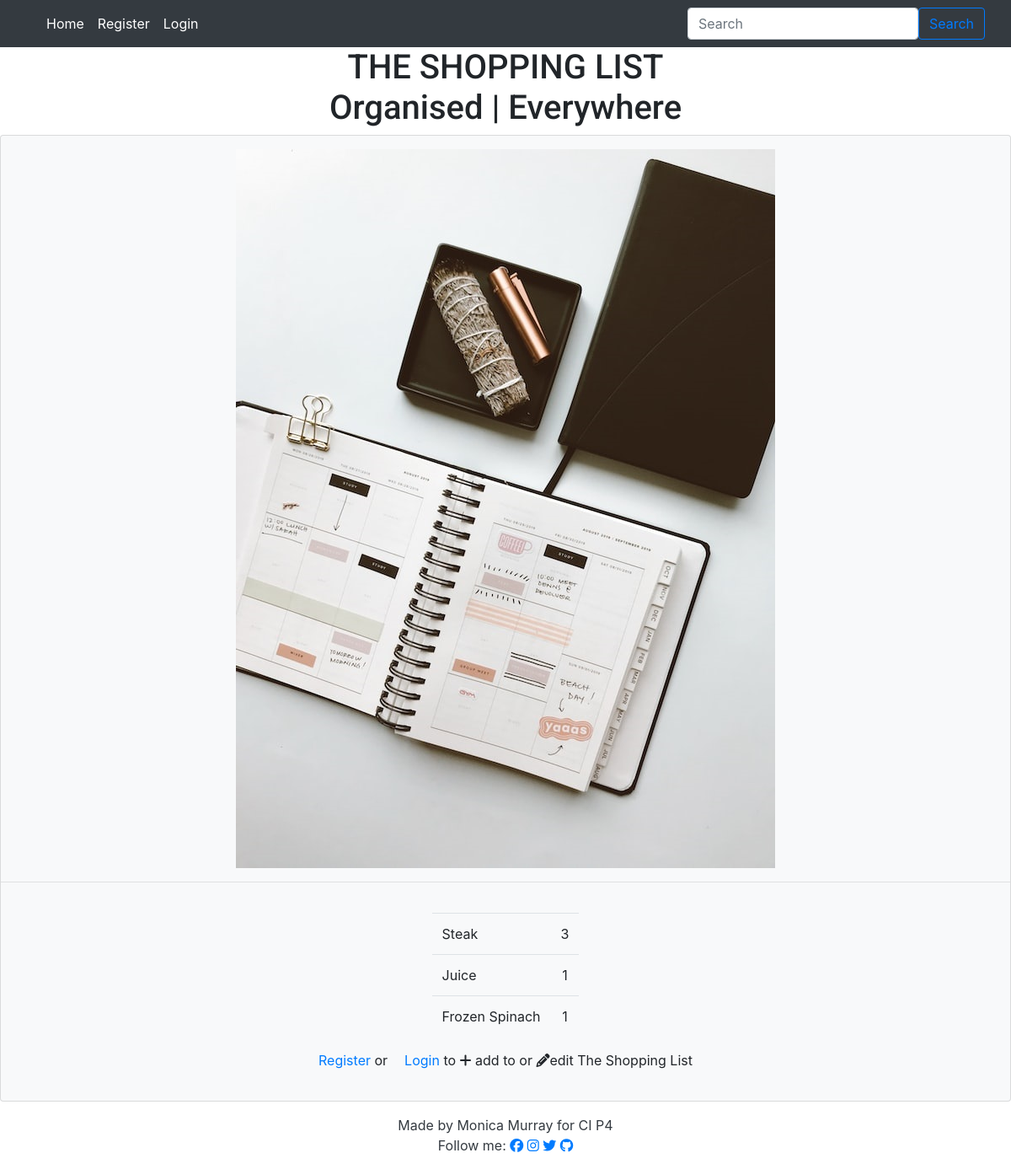
The app's page /, older data.
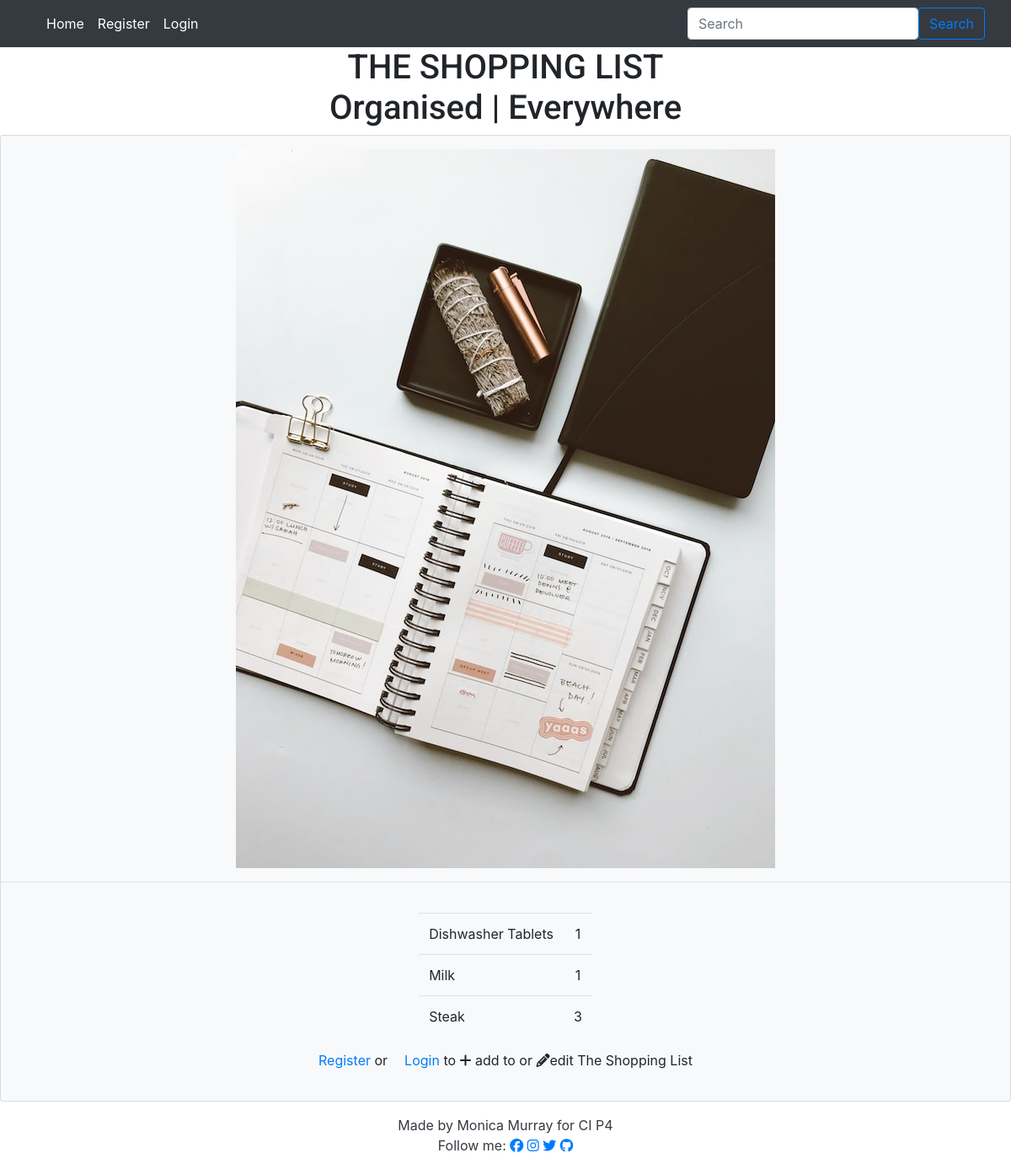
The same page, newer data.
### list/models.py (models this page shows, shortened)
class Entry(models.Model):
    item_name = models.CharField(
        max_length=60, null=False, blank=False, unique=True)
    quantity = models.IntegerField(
        choices=QUANTITY_CHOICES, default='1')
    star = models.BooleanField(default=False)
    user = models.ForeignKey(User, on_delete=models.CASCADE)
    category = models.CharField(
        max_length=20, choices=CATEGORY_CHOICES, default='Fresh')
    added_on = models.DateTimeField(auto_now_add=True)
    check_item_as_done = models.BooleanField(default=False)
    class Meta:
        ordering = ['-added_on', '-star',]

### list/views.py (the view)
# urls.py: path('', views.EntryList.as_view(), name='home'),
class EntryList(generic.ListView):
    model = Entry
    queryset = Entry.objects.all()
    template_name = 'index.html'
    paginate_by = 100
    def get_queryset(self, **kwargs):
        search = self.request.GET.get('query')
        if search:
            entries = self.model.objects.filter(
                Q(item_name__icontains=search)
            )
        else:
            entries = self.model.objects.all()
        return entries

### templates/index.html (shortened to what this page needs)
{% extends 'base.html' %} {% load static %} {% block content %}
<div class="image-container mt-3">
  <img
    src="{% static 'images/organiser_image.jpg' %}"
    class="img-fluid"
    alt="The Shopping List and Organiser landing image"
  />
</div>
<hr />
<div class="card-body justify-content-center">
  <div class="row justify-content-center">
    {% if user.is_authenticated %}
    <div class="table-responsive-sm pt-5">
      <h2>{{user.username}}'s List</h2>
      <div style="height: 500px; overflow-y: scroll">
        <table class="table">
          <thead>
            <!-- <tr>
                    <h2>{{user.username}}'s List</h2>
                </tr> -->
            <tr>
              <th scope="col">
                <a href="#"><i class="fa-solid fa-filter"></i></a>
              </th>
              <th scope="col">
              </th>
              <th scope="col">Items</th>
              <th scope="col">Quantity</th>
              <th scope="col"><i class="fa-solid fa-square-check"></i>Check</th>
              <th scope="col">Edit</th>
              <th scope="col">Delete</th>
            </tr>
          </thead>
          <tbody>
            {% for entry in entry_list %}
            <tr>
              {% if entry.star %}
              <td>
                <a href="{% url 'toggle_star' entry.id %}">
                  <i class="fa-solid fa-star" style="color: gold"></i>
                </a>
              </td>
              {% else %}
              <td>
                <a href="{% url 'toggle_star' entry.id %}">
                  <i class="fa-regular fa-star" style="color: gold"></i>
                </a>
              </td>
              {% endif %} {% if entry.check_item_as_done %}
              <th scope="row"></th>
              <td class="text-left text-capitalize">
                <strike> {{ entry.item_name }} </strike>
              </td>
              <td>{{entry.quantity}}</td>
              <td>
                <a href="{% url 'toggle_check' entry.id %}">
                  <i class="fa-solid fa-square-check"></i>
                </a>
              </td>
              <td></td>
              <td>
                <a href="{% url 'delete' entry.id %}"
                  ><i class="fa-solid fa-trash-can"></i> Delete</a
                >
              </td>
              {% else %}
              <th scope="row"></th>
              <td class="text-left text-capitalize">
                {{ entry.item_name }}
                <p
                  class="text-capitalize font-italic text-wrap"
                  style="width: 6rem"
                >
                  <a href="{% url 'note' entry.id %}"
                    ><i class="fa-regular fa-message"></i> </a
                  >{{entry.notes}}
                </p>
              </td>
              <td>{{entry.quantity}}</td>
              <td>
                <a href="{% url 'toggle_check' entry.id %}">
                  <i class="fa-regular fa-square"></i>
                   </a
                ><a href="#"></a>
              </td>
              <td>
                <a href="{% url 'edit' entry.id %}"
                  ><i class="fa-solid fa-pencil"></i> Edit</a
                >
              </td>
              <td>
                <a href="{% url 'delete' entry.id %}"
                  ><i class="fa-solid fa-trash-can"></i> Delete</a
                >
              </td>
              <!-- consider replacing the checkbox icon with bootstrap's
                            <div class="custom-control custom-checkbox">
                            <input type="checkbox" class="custom-control-input" id="customCheck1">
                            <label class="custom-control-label" for="customCheck1">Check this custom checkbox</label>
                            </div> -->
              {% endif %}
            </tr>
            {% endfor %}
          </tbody>
        </table>
      </div>
      <button type="button" class="btn btn-lg mb5">
        <a href="{% url 'add' %}">Add Item</a>
      </button>
    </div>
    {% else %}
    <div class="table-responsive-sm">
      <table class="table">
        {% for entry in entry_list|slice:':3' %}
        <tr>
          <td class="text-left text-capitalize">{{ entry.item_name }}</td>
          <td>{{entry.quantity}}</td>
        </tr>
        {% empty %}
        <tr>
          The Shopping list is currently empty.
        </tr>
        {% endfor %}
      </table>
    </div>
  </div>
  <div class="row justify-content-center">
    <p>
      <a href="{% url 'account_signup' %}" class="card-link"> Register </a>or<a
        href="{% url 'account_login' %}"
        class="card-link"
        >Login</a
      >
      to <i class="fa-solid fa-plus"></i> add to or
      <i class="fa-solid fa-pencil"></i>edit The Shopping List
    </p>
  </div>
  {% endif %}
</div>
{% endblock %}

### templates/base.html (shortened to what this page needs)
{% load static %}
<!DOCTYPE html>
<html lang="en">
<head>
  <link rel="stylesheet" href="{% static 'css/style.css' %}" />
  <link rel="stylesheet" href="https://cdn.jsdelivr.net/npm/bootstrap@4.3.1/dist/css/bootstrap.min.css"
>
</head>
<body class="dark-bg">
    <header>
      {% with request.resolver_match.url_name as url_name %}
          <nav class="navbar navbar-expand-lg navbar-dark bg-dark">
            <div class="container-fluid">
              <div class="nav bg-dark">
                  <div class="collapse navbar-collapse" id="navbarNavAltMarkup">
                    <div class="navbar-nav">
                      <a class="nav-item nav-link {% if url_name == 'home' %}active{% endif %} text-white"
                        href="{% url 'home' %}">Home <span class="sr-only">(current)</span></a>
                      {% if user.is_authenticated %}
                        <a class="nav-item nav-link {% if url_name == 'account_logout' %}active{% endif %} text-white"
                          href="{% url 'account_logout' %}">Logout</a>
                        {% else %}
                        <a class="nav-item nav-link {% if url_name == 'account_signup' %}active{% endif %} text-white"
                          href="{% url 'account_signup' %}">Register</a>
                        <a class="nav-item nav-link {% if url_name == 'account_login' %}active{% endif %} text-white"
                          href="{% url 'account_login' %}">Login</a>
                      {% endif %}
                    </div>
                  </div>
              </div>
              <form class="d-flex" role="search" method="GET" action="{% url 'home' %}">
                <input class="form-control me-2" name="query" type="search" placeholder="Search" aria-label="Search">
                <button class="btn btn-outline-primary" type="submit">Search</button>
              </form>
            </div>
          </nav>
      {% endwith %}
      <div class="heading-sm text-center">
        <h1>
          THE SHOPPING LIST<br>Organised | Everywhere
        </h1>
      </div>
    </header>
<div class="card text-center bg-light">
        {% block content %}{% endblock %}
      </div>
      <footer class="footer mt-auto py-3 light-bg sticky">
        <p class="m-0 text-center text-dark">Made by Monica Murray for CI P4</p>
        <p class="m-0 text-center text-dark">Follow me: <a href="https://www.facebook.com" target="_blank"
            rel="noopener" aria-label="Visit my Facebook page (Opens a new browser page)"><i
              class="fa-brands fa-facebook"></i></a>
          <a href="https://www.instagram.com" target="_blank" rel="noopener"
            aria-label="Visit my Instagram page (Opens a new browser page)"><i class="fa-brands fa-instagram"></i></a>
          <a href="https://www.twitter.com" target="_blank" rel="noopener"
            aria-label="Visit my Twitter page (Opens a new browser page)"><i class="fa-brands fa-twitter"></i></a>
           <a href="https://github.com/MoniMurray" target="_blank" rel="noopener"
            aria-label="Visit my Github profile to see more projects (Opens a new browser page)"><i class="fa-brands fa-github"></i></a>
      </footer>
</body>
</html>

### static/css/style.css (style rules this page uses)
body { background-color: #FFFFFF; font-family: 'Nanum Myeongjo', 'Roboto', sans-serif; color: bright pink; text-align: center; font-weight: 300; }
h1, h2, h3, h4, h5, h6 { font-family: 'Roboto', sans-serif; font-weight: 300; }

Row changes from the older to the newer data that the page shows:
removed Entry: item_name "Juice", quantity "1"
removed Entry: item_name "Frozen Spinach", quantity "1"
added Entry: item_name "Dishwasher Tablets", quantity "1"
added Entry: item_name "Milk", quantity "1"
